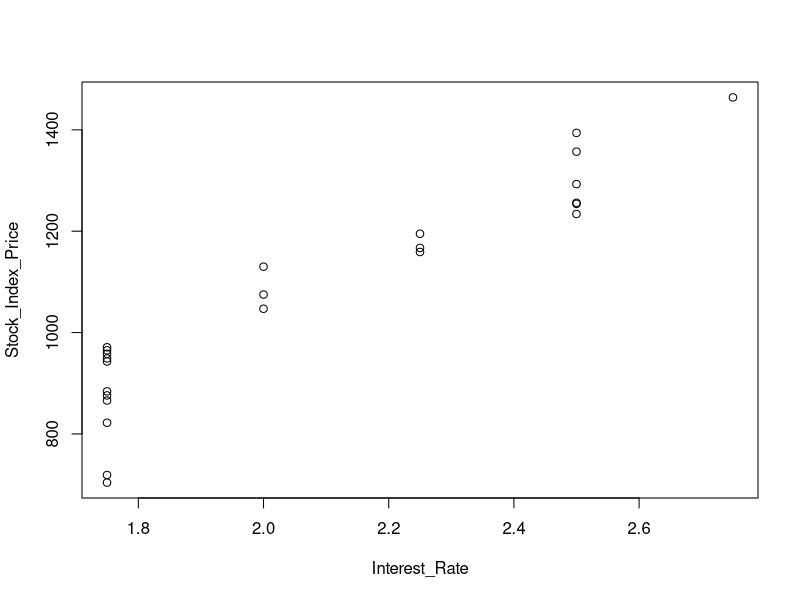
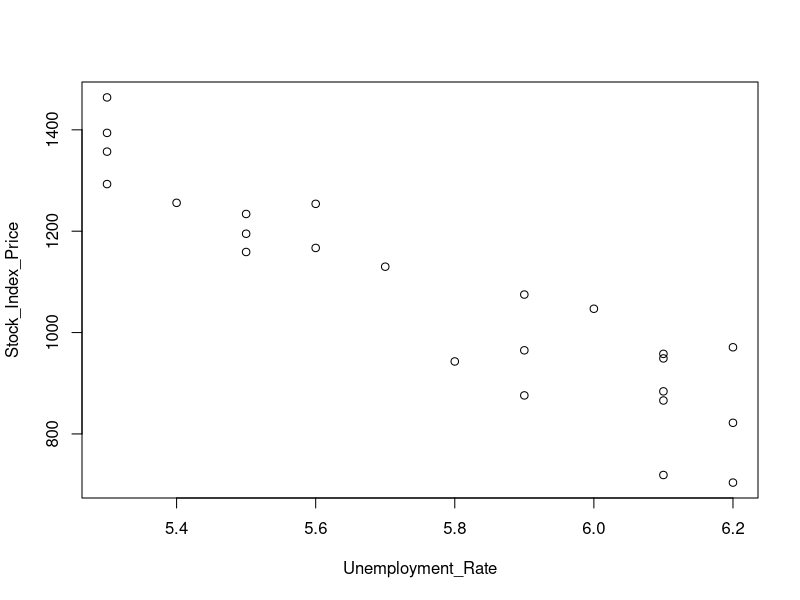

Source code (R) for these figures, in order:
Year <- c(2017,2017,2017,2017,2017,2017,2017,2017,2017,2017,2017,2017,2016,2016,2016,2016,2016,2016,2016,2016,2016,2016,2016,2016)
Month <- c(12, 11,10,9,8,7,6,5,4,3,2,1,12,11,10,9,8,7,6,5,4,3,2,1)
Interest_Rate <- c(2.75,2.5,2.5,2.5,2.5,2.5,2.5,2.25,2.25,2.25,2,2,2,1.75,1.75,1.75,1.75,1.75,1.75,1.75,1.75,1.75,1.75,1.75)
Unemployment_Rate <- c(5.3,5.3,5.3,5.3,5.4,5.6,5.5,5.5,5.5,5.6,5.7,5.9,6,5.9,5.8,6.1,6.2,6.1,6.1,6.1,5.9,6.2,6.2,6.1)
Stock_Index_Price <- c(1464,1394,1357,1293,1256,1254,1234,1195,1159,1167,1130,1075,1047,965,943,958,971,949,884,866,876,822,704,719) 

#checking the relationship between these two variables
plot(x = Interest_Rate, y = Stock_Index_Price)

#Similarly checkung the relationship between Unemployment and stock rate
plot(x = Unemployment_Rate, y = Stock_Index_Price)

#Now building a model for them
model <- lm(Stock_Index_Price~Interest_Rate+Unemployment_Rate)
summary(model)

